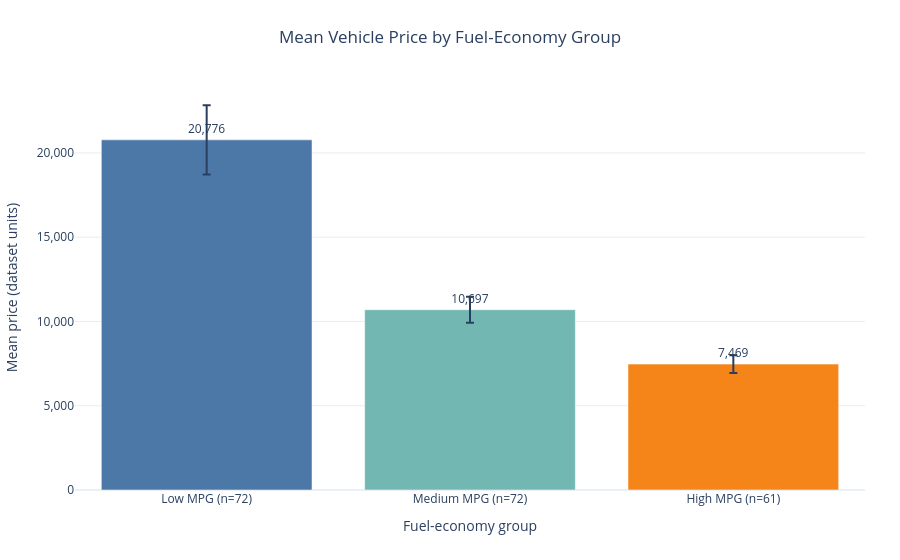

The cell this chart's notebook holds for it:
### Markdown cell above
## Vehicle Price Across Fuel-Economy Groups

Average fuel economy (`avg_mpg`) has a negative correlation with vehicle price (r ≈ -0.70).

To investigate this relationship using a different visualisation, vehicles are grouped into fuel-economy categories. A bar chart will compare the mean price across these groups.

This approach helps show whether average vehicle prices differ across fuel-economy levels. The results describe an association and do not establish that fuel economy causes price differences.

### Code cell
# Compare mean prices across data-derived MPG groups; show sample sizes and 95% confidence intervals
df["mpg_group"] = pd.qcut(
    df["avg_mpg"], q=3, labels=["Low MPG", "Medium MPG", "High MPG"], duplicates="drop"
)
summary = (
    df.groupby("mpg_group", observed=True)["price"]
      .agg(mean="mean", count="count", std="std")
      .reset_index()
)
summary["se"] = summary["std"] / np.sqrt(summary["count"])
summary["ci95"] = summary["se"] * stats.t.ppf(0.975, summary["count"] - 1)
summary["group_label"] = summary.apply(lambda row: f"{row['mpg_group']} (n={row['count']})", axis=1)

fig = px.bar(
    summary, x="group_label", y="mean", error_y="ci95", text="mean",
    title="Mean Vehicle Price by Fuel-Economy Group",
    labels={"group_label": "Fuel-economy group", "mean": "Mean price (dataset units)"},
    hover_data={"count": True, "ci95": ":.0f", "mean": ":.0f"},
    color="group_label", color_discrete_sequence=["#4C78A8", "#72B7B2", "#F58518"]
)
fig.update_traces(texttemplate="%{y:,.0f}", textposition="outside", cliponaxis=False)
fig.update_layout(
    template="plotly_white", title={"x": 0.5}, showlegend=False,
    xaxis_title="Fuel-economy group", yaxis_title="Mean price (dataset units)",
    yaxis_tickformat=",.0f", font={"size": 12},
    margin={"l": 75, "r": 35, "t": 85, "b": 70}
)
fig.update_yaxes(showgrid=True, gridcolor="rgba(0,0,0,0.08)")
fig.show()

### Figure 1 — Plotly figure (JSON) as saved in the notebook; plotly's stock layout.template omitted (floating-point values rounded to 4 significant figures)
{"data": [{"alignmentgroup": "True", "cliponaxis": false, "customdata": [[72, 2051.0]], "error_y": {"array": [2051.0]}, "hovertemplate": "Fuel-economy group=%{x}<br>Mean price (dataset units)=%{text:.0f}<br>count=%{customdata[0]}<br>ci95=%{customdata[1]:.0f}<extra></extra>", "legendgroup": "Low MPG (n=72)", "marker": {"color": "#4C78A8", "pattern": {"shape": ""}}, "name": "Low MPG (n=72)", "offsetgroup": "Low MPG (n=72)", "orientation": "v", "showlegend": true, "text": [20780.0], "textposition": "outside", "texttemplate": "%{y:,.0f}", "type": "bar", "x": ["Low MPG (n=72)"], "xaxis": "x", "y": [20780.0], "yaxis": "y"}, {"alignmentgroup": "True", "cliponaxis": false, "customdata": [[72, 774.3]], "error_y": {"array": [774.3]}, "hovertemplate": "Fuel-economy group=%{x}<br>Mean price (dataset units)=%{text:.0f}<br>count=%{customdata[0]}<br>ci95=%{customdata[1]:.0f}<extra></extra>", "legendgroup": "Medium MPG (n=72)", "marker": {"color": "#72B7B2", "pattern": {"shape": ""}}, "name": "Medium MPG (n=72)", "offsetgroup": "Medium MPG (n=72)", "orientation": "v", "showlegend": true, "text": [10700.0], "textposition": "outside", "texttemplate": "%{y:,.0f}", "type": "bar", "x": ["Medium MPG (n=72)"], "xaxis": "x", "y": [10700.0], "yaxis": "y"}, {"alignmentgroup": "True", "cliponaxis": false, "customdata": [[61, 525.1]], "error_y": {"array": [525.1]}, "hovertemplate": "Fuel-economy group=%{x}<br>Mean price (dataset units)=%{text:.0f}<br>count=%{customdata[0]}<br>ci95=%{customdata[1]:.0f}<extra></extra>", "legendgroup": "High MPG (n=61)", "marker": {"color": "#F58518", "pattern": {"shape": ""}}, "name": "High MPG (n=61)", "offsetgroup": "High MPG (n=61)", "orientation": "v", "showlegend": true, "text": [7469.0], "textposition": "outside", "texttemplate": "%{y:,.0f}", "type": "bar", "x": ["High MPG (n=61)"], "xaxis": "x", "y": [7469.0], "yaxis": "y"}], "layout": {"barmode": "relative", "font": {"size": 12}, "legend": {"title": {"text": "Fuel-economy group"}, "tracegroupgap": 0}, "margin": {"b": 70, "l": 75, "r": 35, "t": 85}, "showlegend": false, "title": {"text": "Mean Vehicle Price by Fuel-Economy Group", "x": 0.5}, "xaxis": {"anchor": "y", "categoryarray": ["Low MPG (n=72)", "Medium MPG (n=72)", "High MPG (n=61)"], "categoryorder": "array", "domain": [0, 1], "title": {"text": "Fuel-economy group"}}, "yaxis": {"anchor": "x", "domain": [0, 1], "gridcolor": "rgba(0,0,0,0.08)", "showgrid": true, "tickformat": ",.0f", "title": {"text": "Mean price (dataset units)"}}}}
